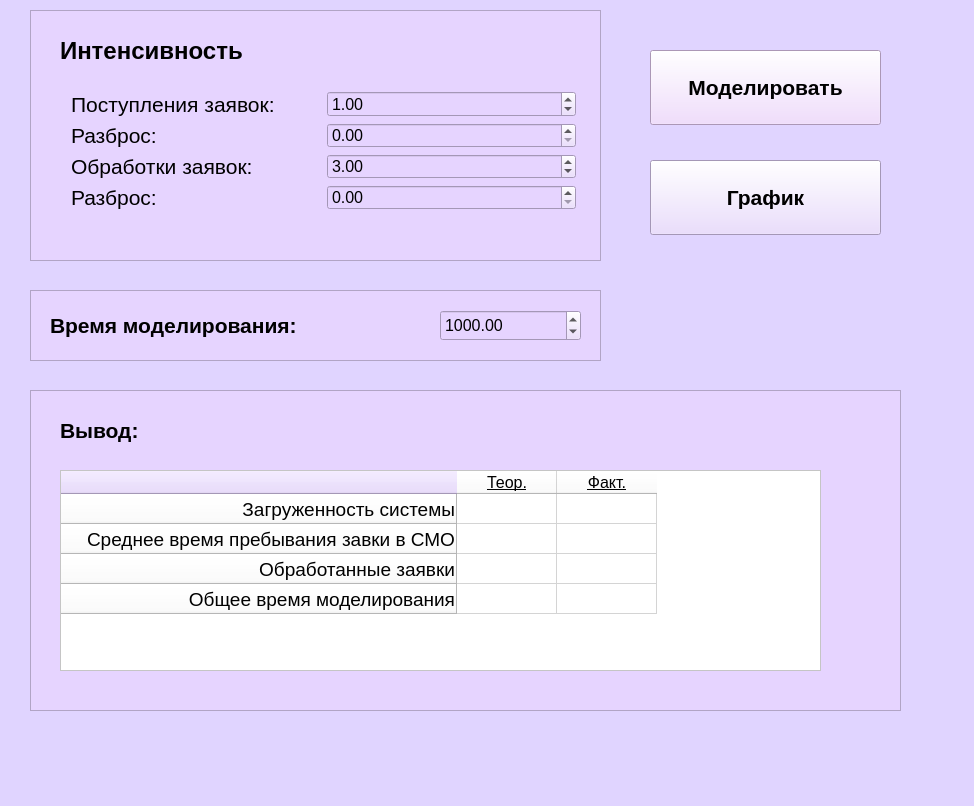
<?xml version="1.0" encoding="UTF-8"?>
<ui version="4.0">
 <class>MainWindow</class>
 <widget class="QMainWindow" name="MainWindow">
  <property name="geometry">
   <rect>
    <x>0</x>
    <y>0</y>
    <width>974</width>
    <height>806</height>
   </rect>
  </property>
  <property name="font">
   <font>
    <pointsize>16</pointsize>
   </font>
  </property>
  <property name="windowTitle">
   <string>EP lab_1</string>
  </property>
  <property name="styleSheet">
   <string notr="true">background-color: rgb(224, 212, 255);</string>
  </property>
  <widget class="QWidget" name="centralWidget">
   <property name="font">
    <font>
     <pointsize>16</pointsize>
    </font>
   </property>
   <widget class="QPushButton" name="pushButton_model">
    <property name="geometry">
     <rect>
      <x>650</x>
      <y>50</y>
      <width>231</width>
      <height>75</height>
     </rect>
    </property>
    <property name="font">
     <font>
      <pointsize>16</pointsize>
      <bold>true</bold>
     </font>
    </property>
    <property name="styleSheet">
     <string notr="true">background-color: rgb(239, 212, 255);</string>
    </property>
    <property name="text">
     <string>Моделировать</string>
    </property>
   </widget>
   <widget class="QPushButton" name="pushButton_graph">
    <property name="geometry">
     <rect>
      <x>650</x>
      <y>160</y>
      <width>231</width>
      <height>75</height>
     </rect>
    </property>
    <property name="font">
     <font>
      <pointsize>16</pointsize>
      <bold>true</bold>
     </font>
    </property>
    <property name="styleSheet">
     <string notr="true">background-color: rgb(230, 212, 255);</string>
    </property>
    <property name="text">
     <string>График</string>
    </property>
   </widget>
   <widget class="QFrame" name="frame">
    <property name="geometry">
     <rect>
      <x>30</x>
      <y>10</y>
      <width>571</width>
      <height>251</height>
     </rect>
    </property>
    <property name="font">
     <font>
      <pointsize>16</pointsize>
     </font>
    </property>
    <property name="styleSheet">
     <string notr="true">background-color: rgb(230, 212, 255);</string>
    </property>
    <property name="frameShape">
     <enum>QFrame::StyledPanel</enum>
    </property>
    <property name="frameShadow">
     <enum>QFrame::Raised</enum>
    </property>
    <widget class="QWidget" name="gridLayoutWidget">
     <property name="geometry">
      <rect>
       <x>30</x>
       <y>70</y>
       <width>527</width>
       <height>141</height>
      </rect>
     </property>
     <layout class="QGridLayout" name="gridLayout_2">
      <item row="3" column="1">
       <widget class="QDoubleSpinBox" name="spinbox_intensivity_oa_range">
        <property name="font">
         <font>
          <pointsize>12</pointsize>
         </font>
        </property>
        <property name="maximum">
         <double>99999.990000000005239</double>
        </property>
        <property name="singleStep">
         <double>0.100000000000000</double>
        </property>
       </widget>
      </item>
      <item row="2" column="0">
       <widget class="QLabel" name="label_3">
        <property name="font">
         <font>
          <pointsize>16</pointsize>
         </font>
        </property>
        <property name="text">
         <string>Обработки заявок:</string>
        </property>
       </widget>
      </item>
      <item row="3" column="0">
       <widget class="QLabel" name="label_4">
        <property name="font">
         <font>
          <pointsize>16</pointsize>
         </font>
        </property>
        <property name="text">
         <string>Разброс:</string>
        </property>
       </widget>
      </item>
      <item row="0" column="1">
       <widget class="QDoubleSpinBox" name="spinbox_intensivity_gen">
        <property name="font">
         <font>
          <pointsize>12</pointsize>
         </font>
        </property>
        <property name="maximum">
         <double>9999.989999999999782</double>
        </property>
        <property name="value">
         <double>1.000000000000000</double>
        </property>
       </widget>
      </item>
      <item row="0" column="0">
       <widget class="QLabel" name="label_2">
        <property name="font">
         <font>
          <pointsize>16</pointsize>
         </font>
        </property>
        <property name="text">
         <string>Поступления заявок:</string>
        </property>
       </widget>
      </item>
      <item row="2" column="1">
       <widget class="QDoubleSpinBox" name="spinbox_intensivity_oa">
        <property name="font">
         <font>
          <pointsize>12</pointsize>
         </font>
        </property>
        <property name="maximum">
         <double>99999.990000000005239</double>
        </property>
        <property name="value">
         <double>3.000000000000000</double>
        </property>
       </widget>
      </item>
      <item row="1" column="0">
       <widget class="QLabel" name="label_7">
        <property name="font">
         <font>
          <pointsize>16</pointsize>
         </font>
        </property>
        <property name="text">
         <string>Разброс:</string>
        </property>
       </widget>
      </item>
      <item row="1" column="1">
       <widget class="QDoubleSpinBox" name="spinbox_intensivity_gen_range">
        <property name="font">
         <font>
          <pointsize>12</pointsize>
         </font>
        </property>
        <property name="maximum">
         <double>99999.990000000005239</double>
        </property>
        <property name="singleStep">
         <double>0.100000000000000</double>
        </property>
       </widget>
      </item>
     </layout>
    </widget>
    <widget class="QLabel" name="label_6">
     <property name="geometry">
      <rect>
       <x>30</x>
       <y>20</y>
       <width>301</width>
       <height>41</height>
      </rect>
     </property>
     <property name="font">
      <font>
       <pointsize>18</pointsize>
       <bold>true</bold>
      </font>
     </property>
     <property name="text">
      <string>Интенсивность</string>
     </property>
    </widget>
   </widget>
   <widget class="QFrame" name="frame_2">
    <property name="geometry">
     <rect>
      <x>30</x>
      <y>290</y>
      <width>571</width>
      <height>71</height>
     </rect>
    </property>
    <property name="styleSheet">
     <string notr="true">background-color: rgb(230, 212, 255);</string>
    </property>
    <property name="frameShape">
     <enum>QFrame::StyledPanel</enum>
    </property>
    <property name="frameShadow">
     <enum>QFrame::Raised</enum>
    </property>
    <widget class="QLabel" name="label_5">
     <property name="geometry">
      <rect>
       <x>20</x>
       <y>20</y>
       <width>371</width>
       <height>31</height>
      </rect>
     </property>
     <property name="font">
      <font>
       <pointsize>16</pointsize>
       <bold>true</bold>
      </font>
     </property>
     <property name="text">
      <string>Время моделирования:</string>
     </property>
    </widget>
    <widget class="QDoubleSpinBox" name="spinbox_time_model">
     <property name="geometry">
      <rect>
       <x>410</x>
       <y>20</y>
       <width>141</width>
       <height>31</height>
      </rect>
     </property>
     <property name="font">
      <font>
       <pointsize>12</pointsize>
      </font>
     </property>
     <property name="minimum">
      <double>1.000000000000000</double>
     </property>
     <property name="maximum">
      <double>99999999.989999994635582</double>
     </property>
     <property name="value">
      <double>1000.000000000000000</double>
     </property>
    </widget>
   </widget>
   <widget class="QFrame" name="frame_3">
    <property name="geometry">
     <rect>
      <x>30</x>
      <y>390</y>
      <width>871</width>
      <height>321</height>
     </rect>
    </property>
    <property name="styleSheet">
     <string notr="true">background-color: rgb(230, 212, 255);</string>
    </property>
    <property name="frameShape">
     <enum>QFrame::StyledPanel</enum>
    </property>
    <property name="frameShadow">
     <enum>QFrame::Raised</enum>
    </property>
    <widget class="QLabel" name="label">
     <property name="geometry">
      <rect>
       <x>30</x>
       <y>20</y>
       <width>191</width>
       <height>41</height>
      </rect>
     </property>
     <property name="font">
      <font>
       <pointsize>16</pointsize>
       <bold>true</bold>
      </font>
     </property>
     <property name="text">
      <string>Вывод:</string>
     </property>
    </widget>
    <widget class="QTableWidget" name="tableWidget">
     <property name="geometry">
      <rect>
       <x>30</x>
       <y>80</y>
       <width>761</width>
       <height>201</height>
      </rect>
     </property>
     <property name="palette">
      <palette>
       <active>
        <colorrole role="WindowText">
         <brush brushstyle="SolidPattern">
          <color alpha="255">
           <red>0</red>
           <green>0</green>
           <blue>0</blue>
          </color>
         </brush>
        </colorrole>
        <colorrole role="Button">
         <brush brushstyle="SolidPattern">
          <color alpha="255">
           <red>255</red>
           <green>255</green>
           <blue>255</blue>
          </color>
         </brush>
        </colorrole>
        <colorrole role="Light">
         <brush brushstyle="SolidPattern">
          <color alpha="255">
           <red>255</red>
           <green>255</green>
           <blue>255</blue>
          </color>
         </brush>
        </colorrole>
        <colorrole role="Base">
         <brush brushstyle="SolidPattern">
          <color alpha="255">
           <red>255</red>
           <green>255</green>
           <blue>255</blue>
          </color>
         </brush>
        </colorrole>
        <colorrole role="Window">
         <brush brushstyle="SolidPattern">
          <color alpha="255">
           <red>255</red>
           <green>255</green>
           <blue>255</blue>
          </color>
         </brush>
        </colorrole>
        <colorrole role="Highlight">
         <brush brushstyle="SolidPattern">
          <color alpha="255">
           <red>0</red>
           <green>120</green>
           <blue>215</blue>
          </color>
         </brush>
        </colorrole>
       </active>
       <inactive>
        <colorrole role="WindowText">
         <brush brushstyle="SolidPattern">
          <color alpha="255">
           <red>0</red>
           <green>0</green>
           <blue>0</blue>
          </color>
         </brush>
        </colorrole>
        <colorrole role="Button">
         <brush brushstyle="SolidPattern">
          <color alpha="255">
           <red>255</red>
           <green>255</green>
           <blue>255</blue>
          </color>
         </brush>
        </colorrole>
        <colorrole role="Light">
         <brush brushstyle="SolidPattern">
          <color alpha="255">
           <red>255</red>
           <green>255</green>
           <blue>255</blue>
          </color>
         </brush>
        </colorrole>
        <colorrole role="Base">
         <brush brushstyle="SolidPattern">
          <color alpha="255">
           <red>255</red>
           <green>255</green>
           <blue>255</blue>
          </color>
         </brush>
        </colorrole>
        <colorrole role="Window">
         <brush brushstyle="SolidPattern">
          <color alpha="255">
           <red>255</red>
           <green>255</green>
           <blue>255</blue>
          </color>
         </brush>
        </colorrole>
        <colorrole role="Highlight">
         <brush brushstyle="SolidPattern">
          <color alpha="255">
           <red>240</red>
           <green>240</green>
           <blue>240</blue>
          </color>
         </brush>
        </colorrole>
       </inactive>
       <disabled>
        <colorrole role="WindowText">
         <brush brushstyle="SolidPattern">
          <color alpha="255">
           <red>120</red>
           <green>120</green>
           <blue>120</blue>
          </color>
         </brush>
        </colorrole>
        <colorrole role="Button">
         <brush brushstyle="SolidPattern">
          <color alpha="255">
           <red>255</red>
           <green>255</green>
           <blue>255</blue>
          </color>
         </brush>
        </colorrole>
        <colorrole role="Light">
         <brush brushstyle="SolidPattern">
          <color alpha="255">
           <red>255</red>
           <green>255</green>
           <blue>255</blue>
          </color>
         </brush>
        </colorrole>
        <colorrole role="Base">
         <brush brushstyle="SolidPattern">
          <color alpha="255">
           <red>255</red>
           <green>255</green>
           <blue>255</blue>
          </color>
         </brush>
        </colorrole>
        <colorrole role="Window">
         <brush brushstyle="SolidPattern">
          <color alpha="255">
           <red>255</red>
           <green>255</green>
           <blue>255</blue>
          </color>
         </brush>
        </colorrole>
        <colorrole role="Highlight">
         <brush brushstyle="SolidPattern">
          <color alpha="255">
           <red>0</red>
           <green>120</green>
           <blue>215</blue>
          </color>
         </brush>
        </colorrole>
       </disabled>
      </palette>
     </property>
     <property name="font">
      <font>
       <pointsize>16</pointsize>
      </font>
     </property>
     <property name="styleSheet">
      <string notr="true">background-color: rgb(255, 255, 255);</string>
     </property>
     <row>
      <property name="text">
       <string>Загруженность системы</string>
      </property>
      <property name="font">
       <font>
        <pointsize>14</pointsize>
       </font>
      </property>
      <property name="textAlignment">
       <set>AlignTrailing|AlignVCenter</set>
      </property>
     </row>
     <row>
      <property name="text">
       <string>Среднее время пребывания завки в СМО</string>
      </property>
      <property name="font">
       <font>
        <pointsize>14</pointsize>
       </font>
      </property>
      <property name="textAlignment">
       <set>AlignTrailing|AlignVCenter</set>
      </property>
     </row>
     <row>
      <property name="text">
       <string>Обработанные заявки</string>
      </property>
      <property name="font">
       <font>
        <pointsize>14</pointsize>
       </font>
      </property>
      <property name="textAlignment">
       <set>AlignTrailing|AlignVCenter</set>
      </property>
     </row>
     <row>
      <property name="text">
       <string>Общее время моделирования</string>
      </property>
      <property name="font">
       <font>
        <pointsize>14</pointsize>
       </font>
      </property>
      <property name="textAlignment">
       <set>AlignTrailing|AlignVCenter</set>
      </property>
     </row>
     <column>
      <property name="text">
       <string>Теор.</string>
      </property>
      <property name="font">
       <font>
        <pointsize>12</pointsize>
        <italic>false</italic>
        <underline>true</underline>
       </font>
      </property>
      <property name="background">
       <color>
        <red>196</red>
        <green>211</green>
        <blue>31</blue>
       </color>
      </property>
     </column>
     <column>
      <property name="text">
       <string>Факт.</string>
      </property>
      <property name="font">
       <font>
        <pointsize>12</pointsize>
        <underline>true</underline>
       </font>
      </property>
     </column>
     <item row="0" column="0">
      <property name="text">
       <string/>
      </property>
      <property name="font">
       <font>
        <pointsize>12</pointsize>
       </font>
      </property>
     </item>
     <item row="0" column="1">
      <property name="text">
       <string/>
      </property>
      <property name="font">
       <font>
        <pointsize>12</pointsize>
       </font>
      </property>
     </item>
     <item row="1" column="0">
      <property name="text">
       <string/>
      </property>
      <property name="font">
       <font>
        <pointsize>12</pointsize>
       </font>
      </property>
     </item>
     <item row="1" column="1">
      <property name="text">
       <string/>
      </property>
      <property name="font">
       <font>
        <pointsize>12</pointsize>
       </font>
      </property>
     </item>
     <item row="2" column="0">
      <property name="text">
       <string/>
      </property>
      <property name="font">
       <font>
        <pointsize>12</pointsize>
       </font>
      </property>
     </item>
     <item row="2" column="1">
      <property name="text">
       <string/>
      </property>
      <property name="font">
       <font>
        <pointsize>12</pointsize>
       </font>
      </property>
     </item>
     <item row="3" column="0">
      <property name="text">
       <string/>
      </property>
      <property name="font">
       <font>
        <pointsize>12</pointsize>
       </font>
      </property>
     </item>
     <item row="3" column="1">
      <property name="text">
       <string/>
      </property>
      <property name="font">
       <font>
        <pointsize>12</pointsize>
       </font>
      </property>
     </item>
    </widget>
   </widget>
  </widget>
 </widget>
 <layoutdefault spacing="6" margin="11"/>
 <resources/>
 <connections/>
</ui>
